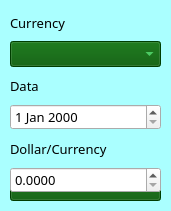
<?xml version="1.0" encoding="UTF-8"?>
<ui version="4.0">
 <class>addnew</class>
 <widget class="QWidget" name="addnew">
  <property name="geometry">
   <rect>
    <x>0</x>
    <y>0</y>
    <width>171</width>
    <height>211</height>
   </rect>
  </property>
  <property name="palette">
   <palette>
    <active>
     <colorrole role="Base">
      <brush brushstyle="SolidPattern">
       <color alpha="255">
        <red>255</red>
        <green>255</green>
        <blue>255</blue>
       </color>
      </brush>
     </colorrole>
     <colorrole role="Window">
      <brush brushstyle="SolidPattern">
       <color alpha="255">
        <red>170</red>
        <green>255</green>
        <blue>255</blue>
       </color>
      </brush>
     </colorrole>
    </active>
    <inactive>
     <colorrole role="Base">
      <brush brushstyle="SolidPattern">
       <color alpha="255">
        <red>255</red>
        <green>255</green>
        <blue>255</blue>
       </color>
      </brush>
     </colorrole>
     <colorrole role="Window">
      <brush brushstyle="SolidPattern">
       <color alpha="255">
        <red>170</red>
        <green>255</green>
        <blue>255</blue>
       </color>
      </brush>
     </colorrole>
    </inactive>
    <disabled>
     <colorrole role="Base">
      <brush brushstyle="SolidPattern">
       <color alpha="255">
        <red>170</red>
        <green>255</green>
        <blue>255</blue>
       </color>
      </brush>
     </colorrole>
     <colorrole role="Window">
      <brush brushstyle="SolidPattern">
       <color alpha="255">
        <red>170</red>
        <green>255</green>
        <blue>255</blue>
       </color>
      </brush>
     </colorrole>
    </disabled>
   </palette>
  </property>
  <property name="windowTitle">
   <string>New data</string>
  </property>
  <widget class="QPushButton" name="pushButton">
   <property name="geometry">
    <rect>
     <x>10</x>
     <y>170</y>
     <width>151</width>
     <height>31</height>
    </rect>
   </property>
   <property name="font">
    <font>
     <family>MS Reference Sans Serif</family>
     <pointsize>10</pointsize>
    </font>
   </property>
   <property name="cursor">
    <cursorShape>PointingHandCursor</cursorShape>
   </property>
   <property name="styleSheet">
    <string notr="true">color:  rgb(104, 253, 141);
background-color: rgb(0, 85, 0);</string>
   </property>
   <property name="text">
    <string>Confirm</string>
   </property>
  </widget>
  <widget class="QWidget" name="layoutWidget">
   <property name="geometry">
    <rect>
     <x>10</x>
     <y>10</y>
     <width>151</width>
     <height>183</height>
    </rect>
   </property>
   <layout class="QGridLayout" name="gridLayout">
    <item row="0" column="0">
     <widget class="QLabel" name="label">
      <property name="font">
       <font>
        <family>MS Reference Sans Serif</family>
        <pointsize>10</pointsize>
       </font>
      </property>
      <property name="text">
       <string>Currency</string>
      </property>
     </widget>
    </item>
    <item row="1" column="0">
     <widget class="QComboBox" name="comboBox">
      <property name="font">
       <font>
        <family>MS Reference Sans Serif</family>
        <pointsize>10</pointsize>
       </font>
      </property>
      <property name="cursor">
       <cursorShape>PointingHandCursor</cursorShape>
      </property>
      <property name="styleSheet">
       <string notr="true">color:  rgb(104, 253, 141);
background-color: rgb(0, 85, 0);</string>
      </property>
     </widget>
    </item>
    <item row="2" column="0">
     <widget class="QLabel" name="label_2">
      <property name="font">
       <font>
        <family>MS Reference Sans Serif</family>
        <pointsize>10</pointsize>
       </font>
      </property>
      <property name="text">
       <string>Data</string>
      </property>
     </widget>
    </item>
    <item row="3" column="0">
     <widget class="QDateEdit" name="dateEdit">
      <property name="font">
       <font>
        <family>MS Reference Sans Serif</family>
        <pointsize>10</pointsize>
       </font>
      </property>
      <property name="styleSheet">
       <string notr="true">selection-background-color: rgb(154, 255, 154);
selection-color: rgb(0, 85, 0);</string>
      </property>
     </widget>
    </item>
    <item row="4" column="0">
     <widget class="QLabel" name="label_3">
      <property name="font">
       <font>
        <family>MS Reference Sans Serif</family>
        <pointsize>10</pointsize>
       </font>
      </property>
      <property name="text">
       <string>Dollar/Currency</string>
      </property>
     </widget>
    </item>
    <item row="5" column="0">
     <widget class="QDoubleSpinBox" name="doubleSpinBox">
      <property name="font">
       <font>
        <family>MS Reference Sans Serif</family>
        <pointsize>10</pointsize>
       </font>
      </property>
      <property name="styleSheet">
       <string notr="true">selection-background-color: rgb(154, 255, 154);
selection-color: rgb(0, 85, 0);</string>
      </property>
      <property name="decimals">
       <number>4</number>
      </property>
      <property name="maximum">
       <double>99999.990000000005239</double>
      </property>
     </widget>
    </item>
   </layout>
  </widget>
 </widget>
 <resources/>
 <connections/>
</ui>
